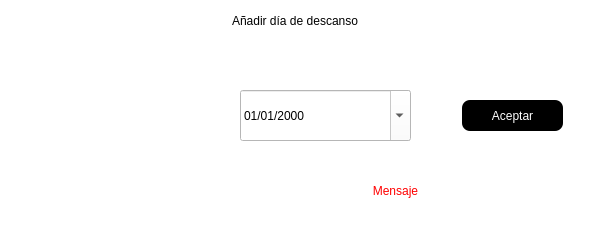
<?xml version="1.0" encoding="UTF-8"?>
<ui version="4.0">
 <class>Insert_DayOfRestW</class>
 <widget class="QDialog" name="Insert_DayOfRestW">
  <property name="windowModality">
   <enum>Qt::ApplicationModal</enum>
  </property>
  <property name="geometry">
   <rect>
    <x>0</x>
    <y>0</y>
    <width>600</width>
    <height>250</height>
   </rect>
  </property>
  <property name="minimumSize">
   <size>
    <width>600</width>
    <height>250</height>
   </size>
  </property>
  <property name="maximumSize">
   <size>
    <width>800</width>
    <height>250</height>
   </size>
  </property>
  <property name="windowTitle">
   <string>Añadir </string>
  </property>
  <property name="styleSheet">
   <string notr="true">background-color: rgb(255, 255, 255);</string>
  </property>
  <widget class="QLabel" name="label_3">
   <property name="geometry">
    <rect>
     <x>232</x>
     <y>0</y>
     <width>231</width>
     <height>41</height>
    </rect>
   </property>
   <property name="styleSheet">
    <string notr="true">font: 900 14pt &quot;Segoe UI Black&quot;;</string>
   </property>
   <property name="text">
    <string>Añadir día de descanso</string>
   </property>
  </widget>
  <widget class="QLabel" name="lblMensaje5">
   <property name="geometry">
    <rect>
     <x>210</x>
     <y>180</y>
     <width>371</width>
     <height>21</height>
    </rect>
   </property>
   <property name="styleSheet">
    <string notr="true">color: rgb(255, 0, 0);
font: 14pt &quot;Arial&quot;;</string>
   </property>
   <property name="text">
    <string>Mensaje</string>
   </property>
   <property name="alignment">
    <set>Qt::AlignCenter</set>
   </property>
  </widget>
  <widget class="QPushButton" name="btnAceptar4">
   <property name="geometry">
    <rect>
     <x>462</x>
     <y>100</y>
     <width>101</width>
     <height>31</height>
    </rect>
   </property>
   <property name="cursor">
    <cursorShape>OpenHandCursor</cursorShape>
   </property>
   <property name="styleSheet">
    <string notr="true">font: 14pt &quot;Arial&quot;;
background-color: rgb(0, 0, 0);
color: rgb(255, 255, 255);


border-radius:8px</string>
   </property>
   <property name="text">
    <string>Aceptar</string>
   </property>
  </widget>
  <widget class="QDateEdit" name="dateEdit">
   <property name="geometry">
    <rect>
     <x>240</x>
     <y>90</y>
     <width>171</width>
     <height>51</height>
    </rect>
   </property>
   <property name="styleSheet">
    <string notr="true">background-color: rgb(255, 255, 255);
color: rgb(0, 0, 0);
font: 700 9pt &quot;Segoe UI&quot;;</string>
   </property>
   <property name="displayFormat">
    <string>dd/MM/yyyy</string>
   </property>
   <property name="calendarPopup">
    <bool>true</bool>
   </property>
  </widget>
  <widget class="QLabel" name="label_8">
   <property name="geometry">
    <rect>
     <x>0</x>
     <y>0</y>
     <width>201</width>
     <height>251</height>
    </rect>
   </property>
   <property name="text">
    <string/>
   </property>
   <property name="pixmap">
    <pixmap>../images/orca.png</pixmap>
   </property>
   <property name="scaledContents">
    <bool>true</bool>
   </property>
  </widget>
 </widget>
 <resources/>
 <connections/>
</ui>
